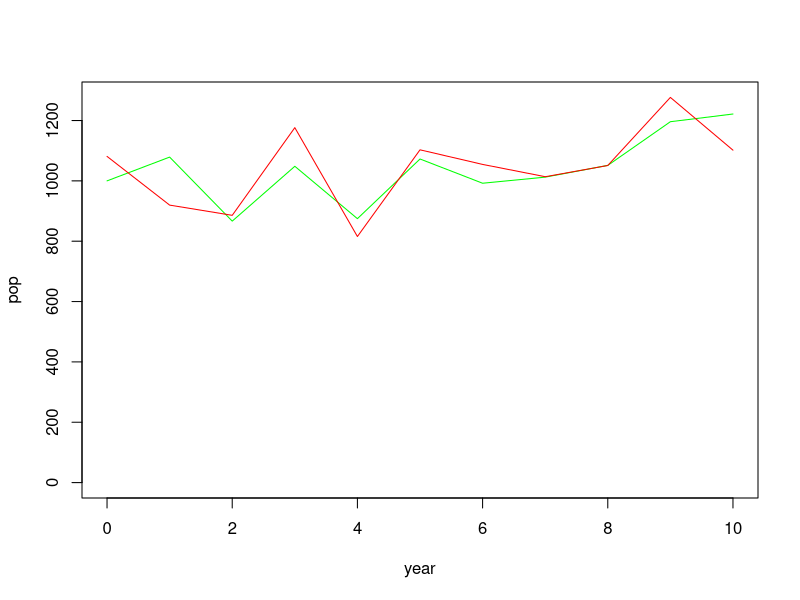

Source code (R):
## ---- chunk 1
knitr::opts_chunk$set(echo = TRUE)
library(tidyverse)
## ---- chunk 2

##### Define params:
r=0.5
K=1000
sigW=0.1 # process uncert
sigV=0.1 # observation uncert
ct=0.5
fshYrs<-c(3,4,5)


mcMod<-data.frame(t=0:10,
                  rlPop=c(K,rep(NA,10)))

logPU<-function(df){
  
  df$Zw<-rnorm(11,mean=0,sd=1)
  for(i in 2:11){
    
    C=ifelse(df$t %in% fshYrs,ct,0) # fishing just during the years defined
    sW<-exp(df$Zw[i]*sigW-(sigW^2)/2)
    
    df$rlPop[i]<-sW*(df$rlPop[i-1]+r*df$rlPop[i-1]*(1-(df$rlPop[i-1]/K)-C))
    
  }
  
  df<-df %>%
    mutate(Zv=rnorm(11,mean=0,sd=1))%>%
    mutate(obsPop=rlPop*exp(Zv*sigV-(sigV^2)/2))
 return(df) 
}

modDF<-logPU(mcMod)

plot(rlPop~t,data=modDF,type="l",col="green",xlab="year",ylab="pop",ylim=c(0,max(c(rlPop,obsPop))))
lines(obsPop~t,data=modDF, col="red")
